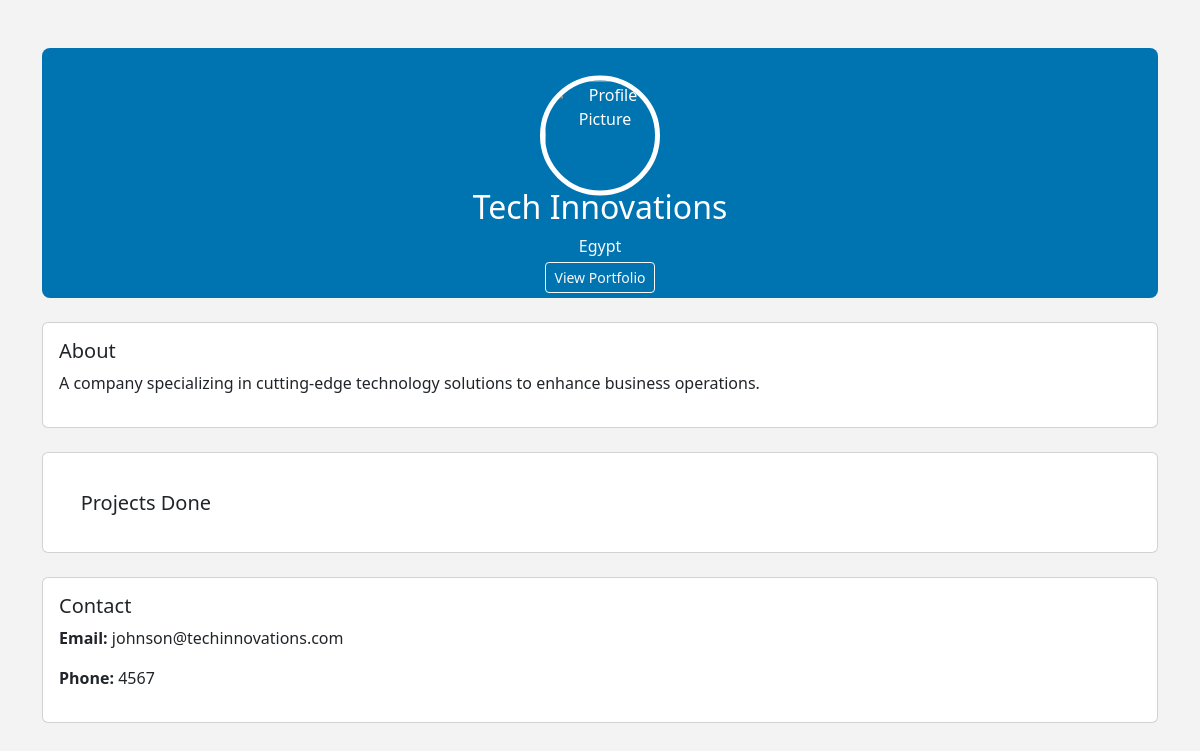
Screenshot of /profiles/freelancer/fotherpro.php?proid=1 (signed in) with the database file from the repository.
### tables this page shows
CREATE TABLE user (
    id INT(11) AUTO_INCREMENT PRIMARY KEY,
    name VARCHAR(25) NOT NULL,
    username VARCHAR(30) NOT NULL,
    email VARCHAR(30) NOT NULL,
    phone VARCHAR(100) NOT NULL,
    password VARCHAR(30) NOT NULL,
    country VARCHAR(30) NOT NULL,
    role INT(11) NOT NULL,
    link VARCHAR(500) NOT NULL,
    description TEXT NOT NULL,
    profilepic  VARCHAR(100),
    FOREIGN KEY (role) REFERENCES role(id) ON DELETE CASCADE ON UPDATE CASCADE
);

### profiles/freelancer/fotherpro.php (the view, shortened to what this page needs)
<link href="https://cdn.jsdelivr.net/npm/bootstrap@5.3.2/dist/css/bootstrap.min.css" rel="stylesheet">
<link rel="stylesheet" href="../otherprofile.css">
<?php
if ($_SESSION['isLoggedin'] == 1) {
    if (isset($_GET['proid']) && !empty($_GET['proid'])) {
        require_once '../../connection.php';
        $id = $_GET['proid'];
        $query = "SELECT `id`, `name`, `username`, `email`, `phone`, `password`, `country`, `role`, `link`, `description` FROM `user` WHERE id= $id";
        $res = $conn->query($query);
        if ($res->num_rows != 1) {
            header('location:../home.php?id=' . $_SESSION['user_id']);
        } else {
            $row = $res->fetch_assoc();
            $name = $row['name'];
            $nameParts = explode(' ', $name);
            $firstName = $nameParts[0];
        }
?>
        <div class="container mt-5">
            <div class="account-header position-relative" style="height: 250px;">
                <div class="position-absolute top-50 start-50 translate-middle text-center edit-section">
                    <label for="profilePictureInput">
                        <img src="../../images/<?= $firstName; ?>.jpg" alt="Profile Picture" class="account-picture" style="width: 120px; height: 120px; border-radius: 50%; object-fit: cover;">
                    </label>
                </div>
                <div class="text-center mt-5 pt-5">
                    <h2 class="mt-4" id="fullName"><?= $row['name']; ?></h2>
                    <p class="mb-1 text-light"><i class="bi bi-geo-alt"></i> <span id="country"><?= $row['country']; ?></span></p>
                    <a href="<?= $row['link']; ?>" id="portfolio" target="_blank" class="btn btn-outline-light btn-sm">View Portfolio</a>
                </div>
            </div>
            <div class="account-content mt-4">
                <div class="card mb-4">
                    <div class="card-body">
                        <h5 class="card-title">About</h5>
                        <p id="bio"><?= $row['description']; ?></p>
                    </div>
                </div>
                <div class="card mb-4">
                    <div class="card-body">
                        <h5 class="card-title" style="margin: 2%;">Projects Done</h5>
                    </div>
                </div>
                <div class="card mb-4">
                    <div class="card-body">
                        <h5 class="card-title">Contact</h5>
                        <p><strong>Email:</strong> <span id="email"><?= $row['email'] ?></span></p>
                        <p><strong>Phone:</strong> <span id="text"><?= $row['phone'] ?></span></p>
                    </div>
                </div>
            </div>
        </div>
<?php
    }
}

### profiles/otherprofile.css (style rules this page uses)
.account-header { background-color: #0073b1; color: white; padding: 20px; border-radius: 8px; }
.account-picture { width: 150px; height: 150px; object-fit: cover; border: 5px solid white; border-radius: 50%; margin-top: -75px; }
.account-content { margin-top: 100px; }

### rows the page displays
user: name "Tech Innovations", country "Egypt", description "A company specializing in cutting-edge technology solutions to enhance business operations.", email "johnson@techinnovations.com", phone "4567"
